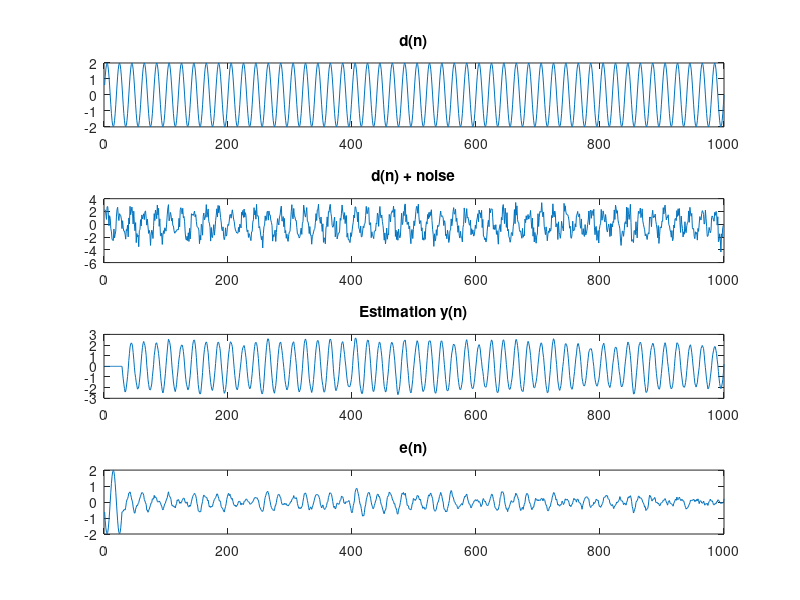

Recreate this plot in MATLAB.
% LMS Algorithm
clc;
clear;
close all;

%% Generated signal (desire signal)
t = 0.001:0.001:1;
desire = 2*sin(2*pi*50*t);

%% noise signal
% M is tap weight number(fliter length)
M = 30;

wi = zeros(1,M);
E = [];

n = numel(desire);
add = desire(1:n) + 0.8*randn(1,n);

% parameter mu(step size)
mu = 0.001;

% iteration
for i = M:n
    E(i) = desire(i) - wi*add(i:-1:i-M+1)';
    wi = wi + 2*mu*E(i)*add(i:-1:i-M+1);
end

%% Estimation signal
Estimation = zeros(n,1);
for i = M:n
    j = add(i:-1:i-M+1);
    Estimation(i) = ((wi) * (j)');
end

Error = Estimation' - desire;

%% Display plot
subplot(4,1,1), plot(desire);
title('d(n)');
subplot(4,1,2), plot(add);
title('d(n) + noise');
subplot(4,1,3), plot(Estimation);
title('Estimation y(n)');
subplot(4,1,4), plot(Error);
title('e(n)');






